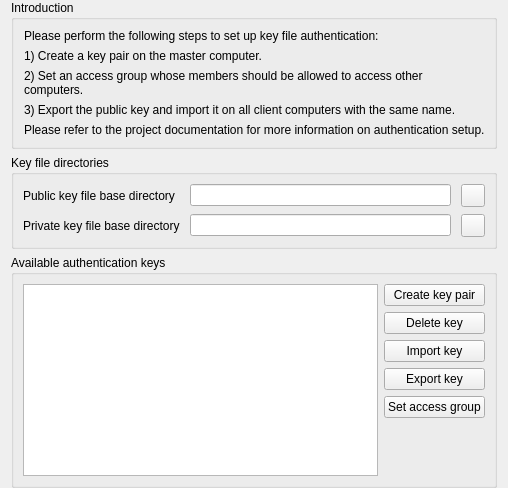
<?xml version="1.0" encoding="UTF-8"?>
<ui version="4.0">
 <class>AuthKeysConfigurationPage</class>
 <widget class="QWidget" name="AuthKeysConfigurationPage">
  <property name="windowTitle">
   <string>Authentication keys</string>
  </property>
  <property name="windowIcon">
   <iconset resource="../../core/resources/core.qrc">
    <normaloff>:/core/application-x-pem-key.png</normaloff>:/core/application-x-pem-key.png</iconset>
  </property>
  <layout class="QVBoxLayout" name="verticalLayout">
   <property name="topMargin">
    <number>0</number>
   </property>
   <property name="bottomMargin">
    <number>0</number>
   </property>
   <item>
    <widget class="QGroupBox" name="groupBox_5">
     <property name="title">
      <string>Introduction</string>
     </property>
     <layout class="QVBoxLayout" name="verticalLayout_3">
      <property name="leftMargin">
       <number>10</number>
      </property>
      <item>
       <widget class="QLabel" name="label_2">
        <property name="text">
         <string>Please perform the following steps to set up key file authentication:</string>
        </property>
        <property name="wordWrap">
         <bool>true</bool>
        </property>
       </widget>
      </item>
      <item>
       <widget class="QLabel" name="label_3">
        <property name="text">
         <string>1) Create a key pair on the master computer.</string>
        </property>
        <property name="wordWrap">
         <bool>true</bool>
        </property>
       </widget>
      </item>
      <item>
       <widget class="QLabel" name="label_4">
        <property name="text">
         <string>2) Set an access group whose members should be allowed to access other computers.</string>
        </property>
        <property name="wordWrap">
         <bool>true</bool>
        </property>
       </widget>
      </item>
      <item>
       <widget class="QLabel" name="label_5">
        <property name="text">
         <string>3) Export the public key and import it on all client computers with the same name.</string>
        </property>
        <property name="wordWrap">
         <bool>true</bool>
        </property>
       </widget>
      </item>
      <item>
       <widget class="QLabel" name="label_6">
        <property name="text">
         <string>Please refer to the project documentation for more information on authentication setup.</string>
        </property>
        <property name="openExternalLinks">
         <bool>true</bool>
        </property>
       </widget>
      </item>
      <item>
       <spacer name="horizontalSpacer_7">
        <property name="orientation">
         <enum>Qt::Horizontal</enum>
        </property>
        <property name="sizeHint" stdset="0">
         <size>
          <width>0</width>
          <height>0</height>
         </size>
        </property>
       </spacer>
      </item>
     </layout>
    </widget>
   </item>
   <item>
    <widget class="QGroupBox" name="keyFileDirectories">
     <property name="title">
      <string>Key file directories</string>
     </property>
     <layout class="QGridLayout" name="gridLayout_12">
      <property name="verticalSpacing">
       <number>2</number>
      </property>
      <item row="0" column="0" colspan="2">
       <layout class="QGridLayout" name="gridLayout_8">
        <property name="horizontalSpacing">
         <number>10</number>
        </property>
        <property name="verticalSpacing">
         <number>7</number>
        </property>
        <item row="0" column="0">
         <widget class="QLabel" name="label_7">
          <property name="text">
           <string>Public key file base directory</string>
          </property>
         </widget>
        </item>
        <item row="0" column="1">
         <widget class="QLineEdit" name="publicKeyBaseDir"/>
        </item>
        <item row="1" column="0">
         <widget class="QLabel" name="label_8">
          <property name="text">
           <string>Private key file base directory</string>
          </property>
         </widget>
        </item>
        <item row="1" column="1">
         <widget class="QLineEdit" name="privateKeyBaseDir"/>
        </item>
        <item row="0" column="2">
         <widget class="QToolButton" name="openPublicKeyBaseDir">
          <property name="icon">
           <iconset resource="../../core/resources/core.qrc">
            <normaloff>:/core/document-open.png</normaloff>:/core/document-open.png</iconset>
          </property>
         </widget>
        </item>
        <item row="1" column="2">
         <widget class="QToolButton" name="openPrivateKeyBaseDir">
          <property name="icon">
           <iconset resource="../../core/resources/core.qrc">
            <normaloff>:/core/document-open.png</normaloff>:/core/document-open.png</iconset>
          </property>
         </widget>
        </item>
       </layout>
      </item>
     </layout>
    </widget>
   </item>
   <item>
    <widget class="QGroupBox" name="groupBox">
     <property name="title">
      <string>Available authentication keys</string>
     </property>
     <layout class="QHBoxLayout" name="horizontalLayout">
      <item>
       <widget class="QTableView" name="keyTable">
        <property name="toolTip">
         <string>An authentication key pair consist of two coupled cryptographic keys, a private and a public key.
A private key allows users on the master computer to access client computers.
It is important that only authorized users have read access to the private key file.
The public key is used on client computers to authenticate incoming connection request.</string>
        </property>
        <property name="editTriggers">
         <set>QAbstractItemView::NoEditTriggers</set>
        </property>
        <property name="selectionMode">
         <enum>QAbstractItemView::SingleSelection</enum>
        </property>
        <property name="selectionBehavior">
         <enum>QAbstractItemView::SelectRows</enum>
        </property>
        <attribute name="horizontalHeaderStretchLastSection">
         <bool>true</bool>
        </attribute>
        <attribute name="verticalHeaderVisible">
         <bool>false</bool>
        </attribute>
       </widget>
      </item>
      <item>
       <layout class="QVBoxLayout" name="verticalLayout_2">
        <item>
         <widget class="QPushButton" name="createKeyPair">
          <property name="text">
           <string>Create key pair</string>
          </property>
         </widget>
        </item>
        <item>
         <widget class="QPushButton" name="deleteKey">
          <property name="text">
           <string>Delete key</string>
          </property>
         </widget>
        </item>
        <item>
         <widget class="QPushButton" name="importKey">
          <property name="text">
           <string>Import key</string>
          </property>
         </widget>
        </item>
        <item>
         <widget class="QPushButton" name="exportKey">
          <property name="text">
           <string>Export key</string>
          </property>
         </widget>
        </item>
        <item>
         <widget class="QPushButton" name="setAccessGroup">
          <property name="text">
           <string>Set access group</string>
          </property>
         </widget>
        </item>
        <item>
         <spacer name="verticalSpacer_2">
          <property name="orientation">
           <enum>Qt::Vertical</enum>
          </property>
          <property name="sizeHint" stdset="0">
           <size>
            <width>20</width>
            <height>40</height>
           </size>
          </property>
         </spacer>
        </item>
       </layout>
      </item>
     </layout>
    </widget>
   </item>
  </layout>
 </widget>
 <resources>
  <include location="../../core/resources/core.qrc"/>
 </resources>
 <connections/>
</ui>
